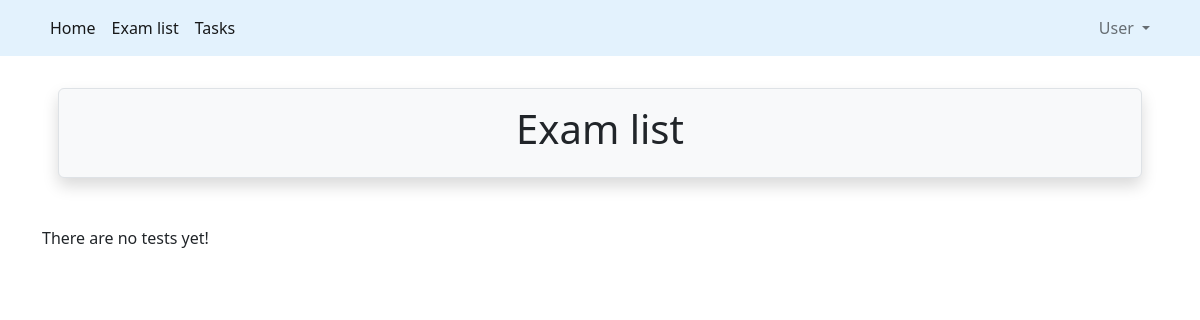
Page /quiz/ (signed in) on the earlier database version.
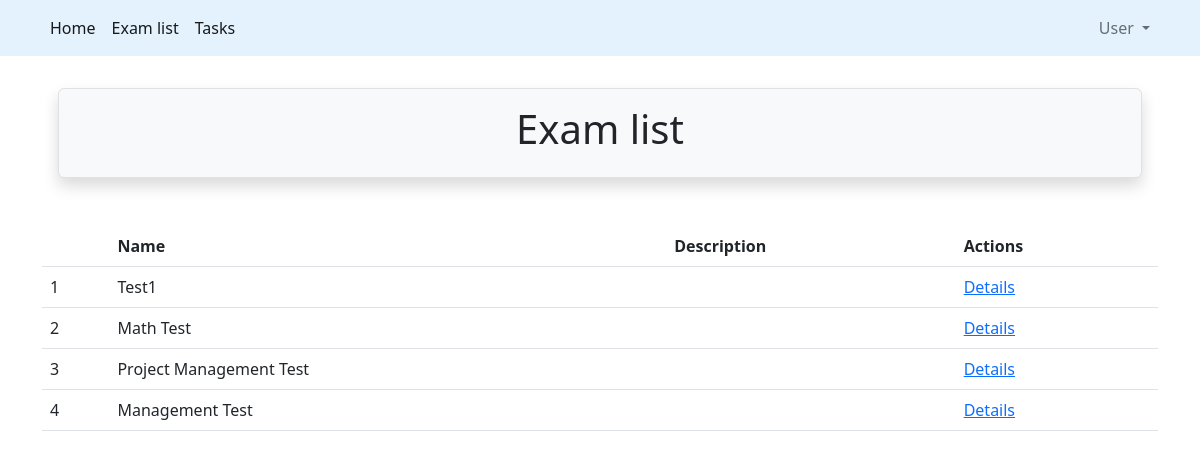
Same page on the later database version.
### src/quiz/models.py (models this page shows, shortened)
class BaseModel(models.Model):
    create_timestamp = models.DateTimeField(auto_now_add=True)
    update_timestamp = models.DateTimeField(auto_now=True)
    class Meta:
        abstract = True

class Exam(BaseModel):
    QUESTION_MIN_LIMIT = 3
    QUESTION_MAX_LIMIT = 100
    class LEVEL(models.IntegerChoices):
        BASIC = 0, 'Basic',
        MIDDLE = 1, 'Middle',
        ADVANCED = 2, 'Advanced',
    uuid = models.UUIDField(default=uuid4, db_index=True, unique=True)
    title = models.CharField(max_length=100)
    description = models.TextField(null=True, blank=True)
    level = models.PositiveSmallIntegerField(choices=LEVEL.choices, default=LEVEL.BASIC)
    class Meta:
        db_table = 'exam'
        verbose_name = 'Exam'
        verbose_name_plural = 'Exams'

### src/quiz/views.py (the view)
# urls.py: path('', ExamListView.as_view(), name='list'),
class ExamListView(LoginRequiredMixin, ListView):
    model = Exam
    template_name = 'exam/list.html'
    context_object_name = 'exams'       # object_list

### src/quiz/templates/exam/list.html (shortened to what this page needs)
{% extends 'base.html' %}
{% block header %}
    Exam list
{% endblock %}
{% block content %}
    {% if exams %}
        <table class="table table-hover">
            <thead class="thead-dark">
                <tr>
                    <th></th>
                    <th>Name</th>
                    <th>Description</th>
                    <th>Actions</th>
                </tr>
            </thead>
            <tbody>
            {% for exam in exams %}
                <tr>
                    <td>{{ forloop.counter }}</td>
                    <td>{{ exam.title }}</td>
                    <td>{{ exam.description }}</td>
                    <td><a href="{% url 'quiz:details' uuid=exam.uuid %}">Details</a></td>
                </tr>
            {% endfor %}
            </tbody>
        </table>
    {% else %}
        <p>There are no tests yet!</p>
    {% endif %}
{% endblock %}

### src/templates/base.html (shortened to what this page needs)
<!DOCTYPE html>
<html lang="en">
<head>
    <link href="https://cdn.jsdelivr.net/npm/bootstrap@5.2.2/dist/css/bootstrap.min.css" rel="stylesheet"
>
    <link rel="stylesheet" href="https://cdn.jsdelivr.net/npm/bootstrap-icons@1.9.1/font/bootstrap-icons.css">
</head>
    <body>
        {% include 'includes/header.html' %}
        <div class="container mt-4 pt-5">
            <div class="border rounded text-center p-3 m-3 mb-5 bg-light shadow">
                <h1>{% block header %}{% endblock %}</h1>
            </div>
            {% block content %}{% endblock %}
        </div>
    </body>
</html>

### src/templates/includes/header.html (shortened to what this page needs)
{% load static %}
<nav class="navbar navbar-expand-lg mb-2 fixed-top" style="background-color: #e3f2fd;">
    <div class="container">
        <div class="collapse navbar-collapse" id="navbarSupportedContent">
            <ul class="navbar-nav me-auto mb-2 mb-lg-0">
                <li class="nav-item">
                    <a class="nav-link active" aria-current="page" href="{% url 'index' %}">Home</a>
                </li>
                <li class="nav-item">
                    <a class="nav-link active" aria-current="page" href="{% url 'quiz:list' %}">Exam list</a>
                </li>
                <li class="nav-item">
                    <a class="nav-link active" aria-current="page" href="{% url 'task_home' %}">Tasks</a>
                </li>
            </ul>
            <div class="d-flex">
                <ul class="navbar-nav me-auto mb-2 mb-lg-0">
                    <li class="nav-item dropdown">
                        <a class="nav-link dropdown-toggle" href="#" role="button" data-bs-toggle="dropdown"
                           aria-expanded="false">User
                        </a>
                    </li>
                </ul>
            </div>
        </div>
    </div>
</nav>

Differences in the rows shown:
added Exam: title "Test1"
added Exam: title "Math Test"
added Exam: title "Project Management Test"
added Exam: title "Management Test"
Other differences:
text no longer shown: "There are no tests yet!"
text now shown: "Name Description Actions"
